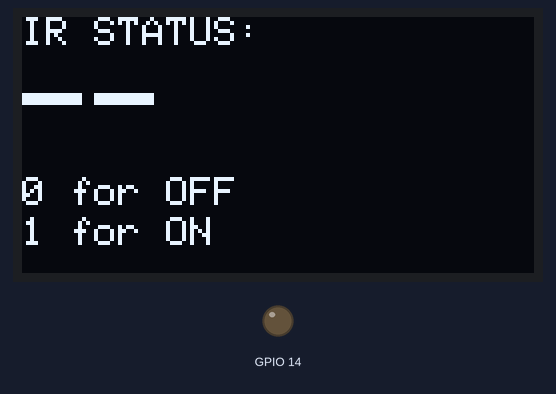
Bench run of a sketch on a simulated ESP8266 (NodeMCU). Shown: 128×64 one-colour display, output pins drawn as LEDs (lit = HIGH). WiFi joins after 1.5 s; servers stay silent unless stated; what the sketch prints to the serial monitor is not drawn.

Above: at 5.3 s.

The sketch:

NODEMCU_CLIENT.ino
```cpp
#include <ESP8266WiFi.h>
#include <ESP8266HTTPClient.h>
#include <WiFiClient.h>

#include <ESP8266WiFiMulti.h>
ESP8266WiFiMulti WiFiMulti;

const char* ssid = "Airtel Lockdown";
const char* password = "112345678";

//Your IP address or domain name with URL path
const char* serverNameTemp = "http://192.168.4.1/irstatus";
const char* serverNameTemp2 = "http://192.168.4.1/light";


#include <Wire.h>
#include <Adafruit_GFX.h>
#include <Adafruit_SSD1306.h>

#define SCREEN_WIDTH 128 // OLED display width, in pixels
#define SCREEN_HEIGHT 64 // OLED display height, in pixels

Adafruit_SSD1306 display(SCREEN_WIDTH, SCREEN_HEIGHT, &Wire, -1);

String irstatus;


unsigned long previousMillis = 0;
const long interval = 5000;

void setup() {
  Serial.begin(115200);
  Serial.println("");

  // Address 0x3C for 128x64, you might need to change this value (use an I2C scanner)
  if(!display.begin(SSD1306_SWITCHCAPVCC, 0x3C)) {
    Serial.println(F("SSD1306 allocation failed"));
    for(;;); // Don't proceed, loop forever
  }
  display.clearDisplay();
  display.setTextColor(WHITE);

  Serial.print("Connecting to ");
  Serial.println(ssid);
  WiFi.begin(ssid, password);
  while (WiFi.status() != WL_CONNECTED) {
    delay(500);
    Serial.print(".");
  }
  Serial.println("");
  Serial.println("Connected to WiFi");
  pinMode(14,OUTPUT);
}

void loop() {

  unsigned long currentMillis = millis();

  if(currentMillis - previousMillis >= interval) {
     // Check WiFi connection status
    if ((WiFiMulti.run() == WL_CONNECTED)) {
      irstatus = httpGETRequest(serverNameTemp);


      display.clearDisplay();


      display.setTextSize(1);
      display.setCursor(0,0);
      display.print("IR STATUS: ");
      display.setCursor(0,10);
      display.setTextSize(3);
      display.println(irstatus);
      display.setTextSize(1);
      display.setCursor(0,40);
      display.println("0 for OFF");
      display.setCursor(0,50);
      display.println("1 for ON");


      display.display();


      // save the last HTTP GET Request
      previousMillis = currentMillis;
    }
    else {
      Serial.println("WiFi Disconnected");
    }
  }

}

String httpGETRequest(const char* serverName) {
  WiFiClient client;
  HTTPClient http;

  // Your IP address with path or Domain name with URL path
  http.begin(client, serverName);

  // Send HTTP POST request
  int httpResponseCode = http.GET();

  String payload = "--";

  if (httpResponseCode>0) {
    Serial.print("HTTP Response code: ");
    Serial.println(httpResponseCode);
    payload = http.getString();
  }
  else {
    Serial.print("Error code: ");
    Serial.println(httpResponseCode);
  }
  // Free resources
  http.end();

  return payload;


}
```
